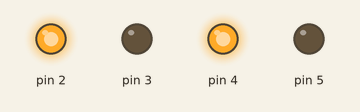
This sketch was run on a simulated Arduino Uno, built with avr-gcc and run on an emulated ATmega328P. On the bench: output pins drawn as LEDs (lit = HIGH).

Above: at 0.1 s.
Timing chart, 0 to 1.6 s (numbered marks = the images above):
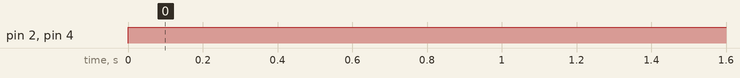

Measured:
- by itself, pin 2, pin 4: LOW → HIGH at 0.00 s

The sketch:

GO-forword.ino
```cpp
void setup() {
  // put your setup code here, to run once:

  pinMode(5, OUTPUT);
  pinMode(4, OUTPUT);
  pinMode(3, OUTPUT);
  pinMode(2, OUTPUT);
}
void loop() {
  // put your main code here, to run repeatedly:
  digitalWrite(5,LOW);
  digitalWrite(4,HIGH);
  digitalWrite(3,LOW);
  digitalWrite(2,HIGH);
  delay(1000);
}
```
